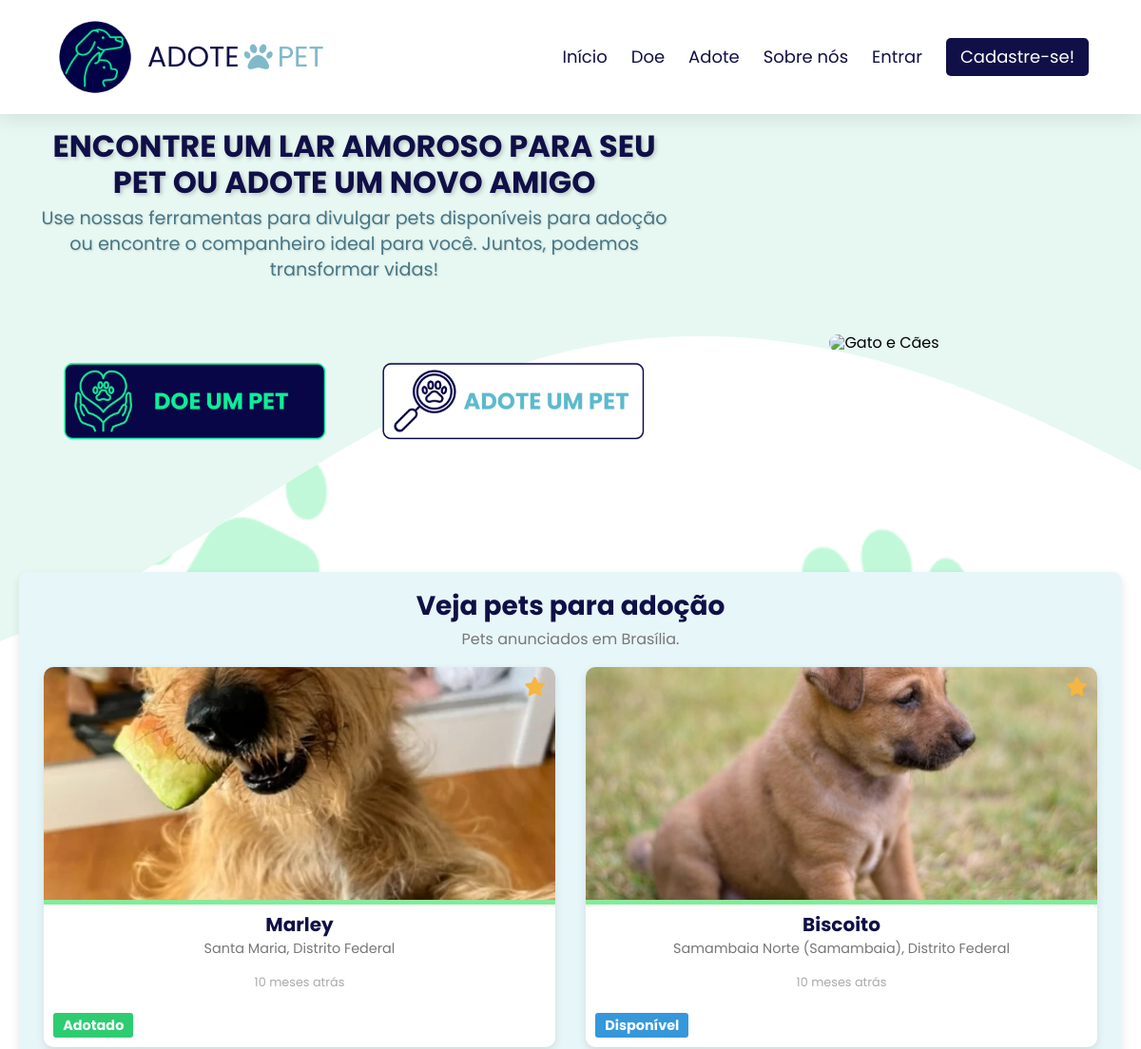
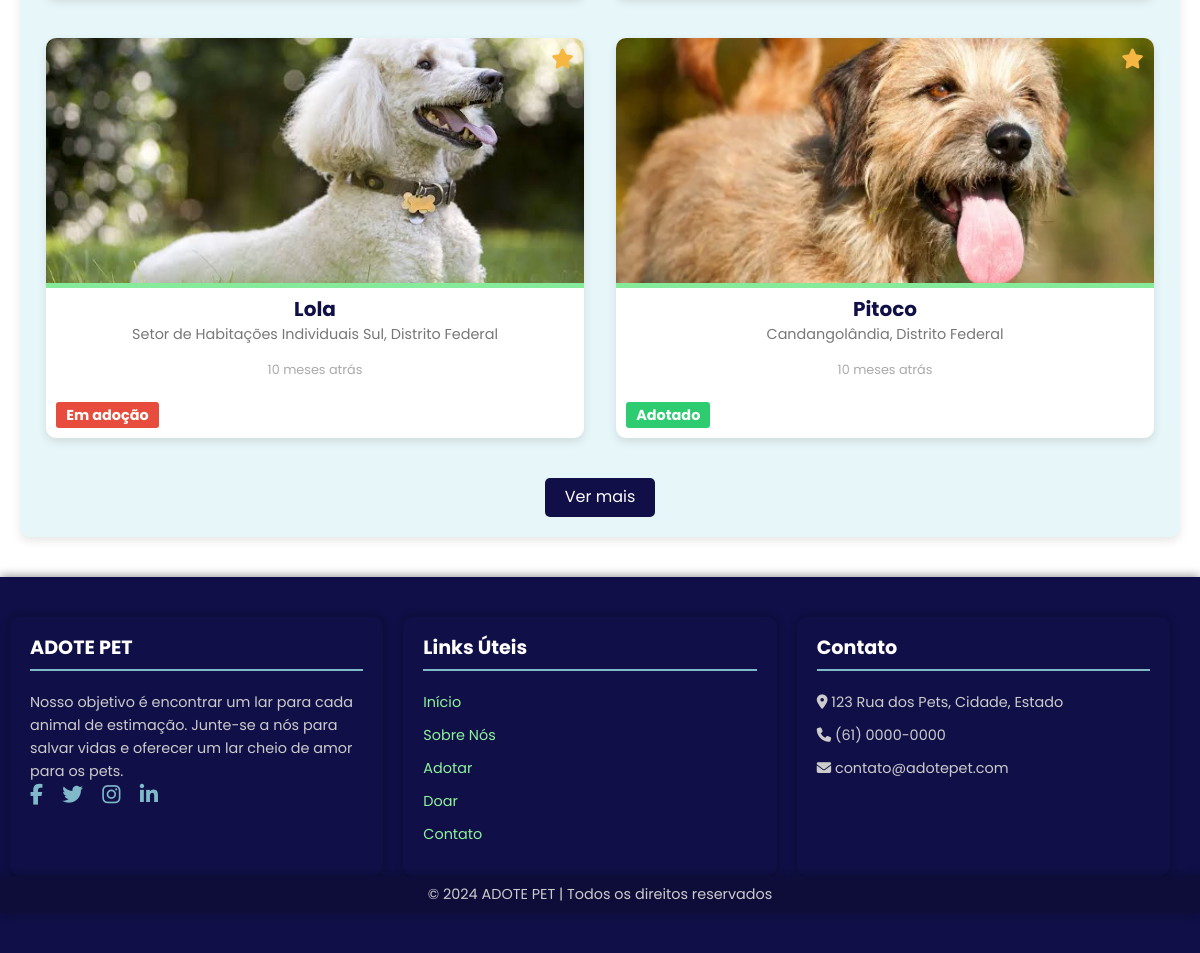
Before: / with the older database file (2 pictures, top to bottom).
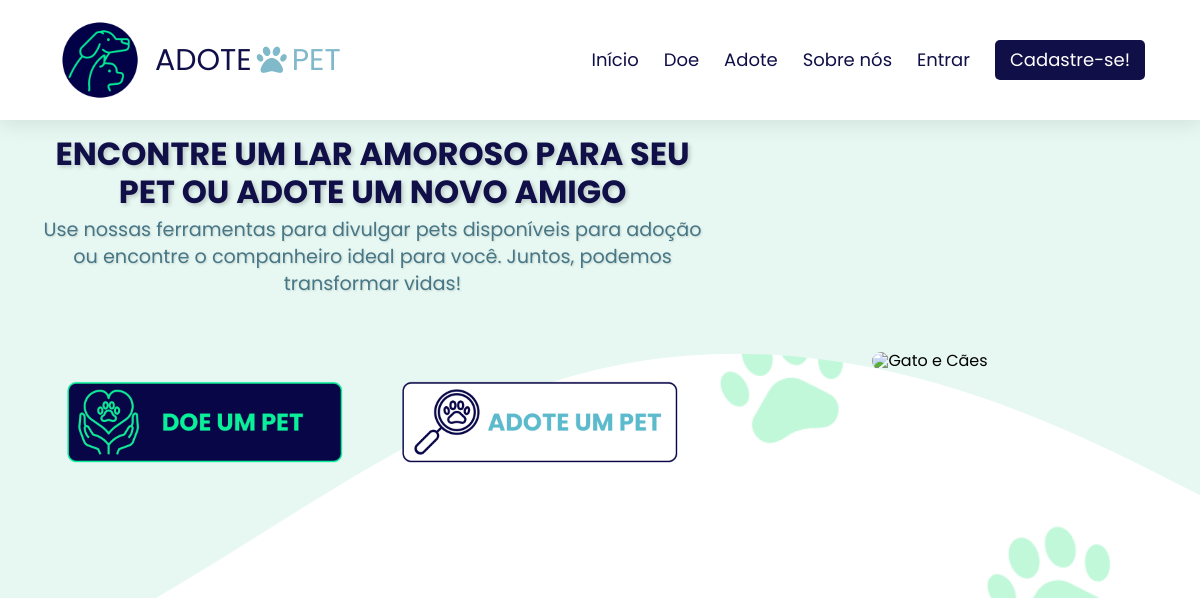
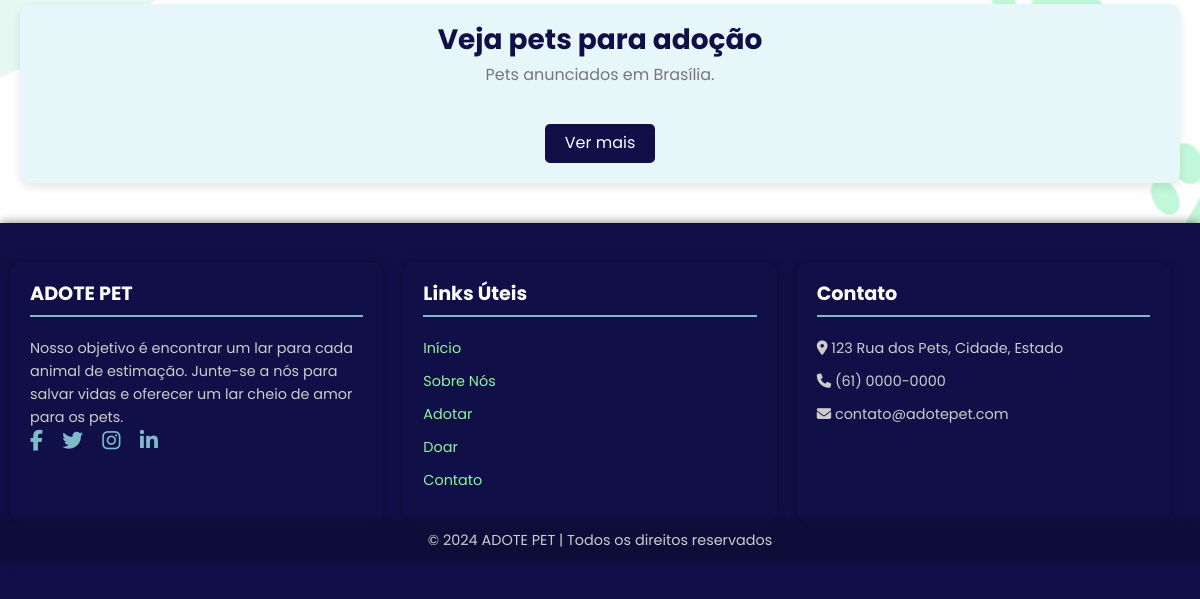
After: the same page with the newer database file (2 pictures, top to bottom).
### tables this page shows
CREATE TABLE `pets` (
  `id` int(11) NOT NULL,
  `nome` varchar(100) NOT NULL,
  `especie_id` int(11) NOT NULL,
  `raca` varchar(100) NOT NULL,
  `porte` varchar(50) NOT NULL,
  `sexo` enum('Macho','Fêmea') NOT NULL,
  `cor` varchar(50) NOT NULL,
  `idade` int(11) NOT NULL,
  `descricao` text DEFAULT NULL,
  `foto` text DEFAULT NULL,
  `criado_em` timestamp NOT NULL DEFAULT current_timestamp(),
  `status_id` int(11) DEFAULT 1
);

CREATE TABLE `status` (
  `id` int(11) NOT NULL,
  `nome` varchar(50) NOT NULL
);

### process_index.php (called while the page is built, shortened)
<?php
$baseUrl = 'http://localhost/adotepet-projetotcc/';
$isLoggedIn = isset($_SESSION['usuario_id']);
$db = new DataBase();
$conn = $db->getConnection();
$sql = "
    SELECT
        p.id AS pet_id,
        p.nome AS pet_nome,
        MIN(f.url) AS foto_url,
        e.bairro,
        e.estado,
        p.criado_em,
        s.nome AS status_nome
    FROM pets p
    INNER JOIN doacoes d ON p.id = d.pet_id
    INNER JOIN enderecos e ON d.endereco_id = e.id
    INNER JOIN fotos f ON p.id = f.pet_id
    INNER JOIN status s ON p.status_id = s.id
    WHERE s.nome IN ('Disponível', 'Em adoção', 'Adotado')
    GROUP BY p.id
    ORDER BY p.criado_em DESC
    LIMIT 4";
$stmt = $conn->prepare($sql);
$stmt->execute();
$result = $stmt->get_result();
$pets = [];
while ($row = $result->fetch_assoc()) {
    $pets[] = $row;
}
function time_ago($timestamp)
{
    $time_ago = strtotime($timestamp);
    $current_time = time();
    $time_difference = $current_time - $time_ago;
    $seconds = $time_difference;
    $minutes = round($seconds / 60);
    $hours = round($seconds / 3600);
    $days = round($seconds / 86400);
    $weeks = round($seconds / 604800);
    $months = round($seconds / 2629440);
    $years = round($seconds / 31553280);
    if ($seconds <= 60) {
        return "Agora mesmo";
    } else if ($minutes <= 60) {
        return "$minutes minutos atrás";
    } else if ($hours <= 24) {
        return "$hours horas atrás";
    } else if ($days <= 7) {
        return "$days dias atrás";
    } else if ($weeks <= 4.3) {
        return "$weeks semanas atrás";
    } else if ($months <= 12) {
        return "$months meses atrás";
    } else {
        return "$years anos atrás";
    }
}
?>

### index.php (the view, shortened to what this page needs)
<?php
require_once 'process_index.php';
function normalizeStatus($status)
{
    $search = ['á', 'à', 'ã', 'â', 'é', 'ê', 'í', 'ó', 'ô', 'õ', 'ú', 'ç', 'Á', 'À', 'Ã', 'Â', 'É', 'Ê', 'Í', 'Ó', 'Ô', 'Õ', 'Ú', 'Ç'];
    $replace = ['a', 'a', 'a', 'a', 'e', 'e', 'i', 'o', 'o', 'o', 'u', 'c', 'a', 'a', 'a', 'a', 'e', 'e', 'i', 'o', 'o', 'o', 'u', 'c'];
    return strtolower(str_replace($search, $replace, str_replace(' ', '-', $status)));
}
?>
<!DOCTYPE html>
<html lang="pt-BR">
<head>
    <link rel="stylesheet" href="https://cdnjs.cloudflare.com/ajax/libs/normalize/8.0.1/normalize.min.css">
    <link rel="stylesheet" href="https://cdnjs.cloudflare.com/ajax/libs/font-awesome/6.5.0/css/all.min.css">
    <link rel="stylesheet" href="css/index.css">
</head>
<body>
    <header>
        <div class="logo">
            <img src="img/logo.png" alt="Logo">
            <span>ADOTE<i class="fas fa-paw"></i><span class="highlight">PET</span></span>
        </div>
        <nav>
            <ul class="nav-list">
                <li class="nav-item"><a href="index.php">Início</a></li>
                <li class="nav-item"><a href="crud/views/cadastro_doacoes.php">Doe</a></li>
                <li class="nav-item"><a href="crud/views/pets_adocao.php">Adote</a></li>
                <li class="nav-item"><a href="#">Sobre nós</a></li>
                <?php if ($isLoggedIn): ?>
                    <li class="profile-section">
                        <div class="profile-perfil" onclick="toggleMenu()">
                            <img src="<?php echo $userPhoto; ?>" alt="Foto de <?php echo $userName; ?>" class="user-photo">
                        </div>
                        <div class="dropdown-menu" id="dropdown-menu">
                            <?php if ($_SESSION['perfil_id'] == 1): ?>
                                <a href="crud/views/painel_admin.php">Perfil</a>
                            <?php else: ?>
                                <a href="crud/views/perfil_usuario.php">Perfil</a>
                            <?php endif; ?>
                            <a href="logout.php">Sair</a>
                        </div>
                    </li>
                <?php else: ?>
                    <li class="nav-item"><a href="login.html">Entrar</a></li>
                    <li><a href="crud/views/cadastro_usuario.php" class="btn-cadastrar">Cadastre-se!</a></li>
                <?php endif; ?>
            </ul>
        </nav>
    </header>
    <main>
        <section class="hero">
            <div class="hero-content">
                <h1>Encontre um Lar Amoroso para Seu Pet ou Adote um Novo Amigo</h1>
                <p>Use nossas ferramentas para divulgar pets disponíveis para adoção ou encontre o companheiro ideal
                    para você. Juntos, podemos transformar vidas!</p>
                <div class="hero-buttons">
                    <a href="#" class="hero-button divulgue-button">
                        <img src="img/botaov4.png" alt="Divulgue o Pet">
                    </a>
                    <a href="crud/views/pets_adocao.php" class="hero-button">
                        <img src="img/botaov5.png" alt="Adote um Pet">
                    </a>
                </div>
            </div>
            <div class="hero-image">
                <img src="img/img2.png" alt="Gato e Cães">
            </div>
        </section>
        <section class="adoption-section">
            <h2>Veja pets para adoção</h2>
            <p>Pets anunciados em Brasília.</p>
            <div class="adoption-cards">
                <?php foreach ($pets as $pet): ?>
                    <a href="crud/views/pet_detalhes.php?id=<?php echo $pet['pet_id']; ?>" class="adoption-card"
                        target="_blank">
                        <img src="<?php echo $baseUrl . htmlspecialchars($pet['foto_url']); ?>"
                            alt="<?php echo htmlspecialchars($pet['pet_nome']); ?>">
                        <div class="card-content">
                            <h3><?php echo htmlspecialchars($pet['pet_nome']); ?></h3>
                            <p><?php echo htmlspecialchars($pet['bairro']) . ', ' . htmlspecialchars($pet['estado']); ?></p>
                            <span class="time"><?php echo time_ago($pet['criado_em']); ?></span>
                            <span class="status <?php echo normalizeStatus($pet['status_nome']); ?>">
                                <?php echo htmlspecialchars($pet['status_nome']); ?>
                            </span>
                        </div>
                        <div class="favorite-icon"><i class="fas fa-star"></i></div>
                    </a>
                <?php endforeach; ?>
            </div>
            <a href="crud/views/pets_adocao.php" class="view-more-button">Ver mais</a>
        </section>
    </main>
    <footer>
        <div class="footer-container">
            <div class="footer-section about">
                <h2>ADOTE PET</h2>
                <p>Nosso objetivo é encontrar um lar para cada animal de estimação. Junte-se a nós para salvar vidas e
                    oferecer um lar cheio de amor para os pets.</p>
                <div class="socials">
                    <a href="#"><i class="fab fa-facebook-f"></i></a>
                    <a href="#"><i class="fab fa-twitter"></i></a>
                    <a href="#"><i class="fab fa-instagram"></i></a>
                    <a href="#"><i class="fab fa-linkedin-in"></i></a>
                </div>
            </div>
            <div class="footer-section links">
                <h2>Links Úteis</h2>
                <ul>
                    <li><a href="index.php">Início</a></li>
                    <li><a href="#">Sobre Nós</a></li>
                    <li><a href="crud/views/pets_adocao.php">Adotar</a></li>
                    <li><a href="crud/views/cadastro_doacoes.php">Doar</a></li>
                    <li><a href="#">Contato</a></li>
                </ul>
            </div>
            <div class="footer-section contact">
                <h2>Contato</h2>
                <ul>
                    <li><i class="fas fa-map-marker-alt"></i> 123 Rua dos Pets, Cidade, Estado</li>
                    <li><i class="fas fa-phone"></i> (61) 0000-0000</li>
                    <li><i class="fas fa-envelope"></i> contato@adotepet.com</li>
                </ul>
            </div>
        </div>
        <div class="footer-bottom">
            <p>&copy; 2024 ADOTE PET | Todos os direitos reservados</p>
        </div>
    </footer>
</body>
</html>

Changed rows visible on the page:
removed pets: shows a picture, nome "Marley", bairro "Santa Maria", estado "Distrito Federal", criado_em "10 meses atrás", status.nome "Adotado"
removed pets: shows a picture, nome "Biscoito", bairro "Samambaia Norte (Samambaia)", estado "Distrito Federal", criado_em "10 meses atrás", status.nome "Disponível"
removed pets: shows a picture, nome "Lola", bairro "Setor de Habitações Individuais Sul", estado "Distrito Federal", criado_em "10 meses atrás", status.nome "Em adoção"
removed pets: shows a picture, nome "Pitoco", bairro "Candangolândia", estado "Distrito Federal", criado_em "10 meses atrás", status.nome "Adotado"
